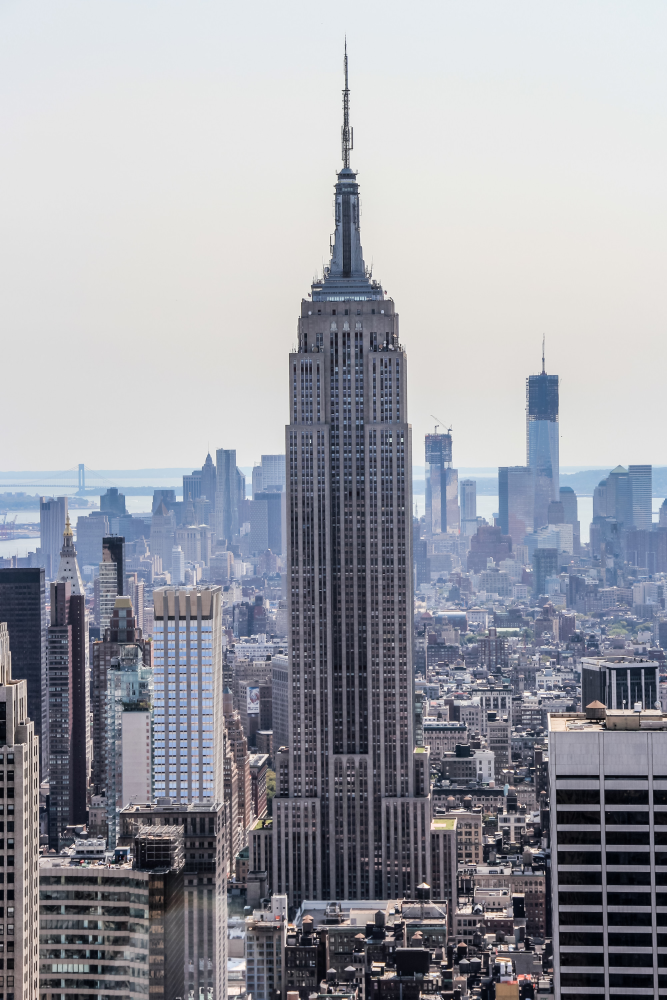
#> input picture PCV/empire.jpg, 2000 x 2999 px, found by its file name (shown at 1/3 size)
$ python matplot_intro.py
#> lines starting #> are read from the running program, lines starting #| are printed output that depends on the picture
from PIL import Image
from pylab import *

# read image to array
im = array(Image.open('empire.jpg'))
#> im is the input picture: shape (2999, 2000, 3); mean R, G, B 156.7, 158.3, 166.2

# plot the image
imshow(im)

# some points
x = [100,100,400,400]
y = [200,500,200,500]

# plot the points with red star-markers
plot(x,y,'r*')

# line plot connmect the first two points
plot(x[:2],y[:2])

# add title and show the plot
title('Plotting: "empire.jpg"')
axis('off')
show()
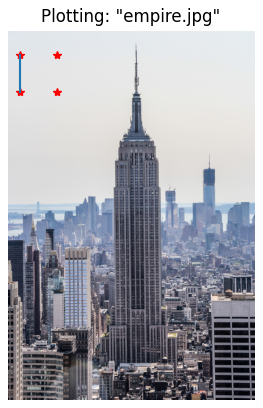
#> figure drawn by matplotlib, 1 panel
